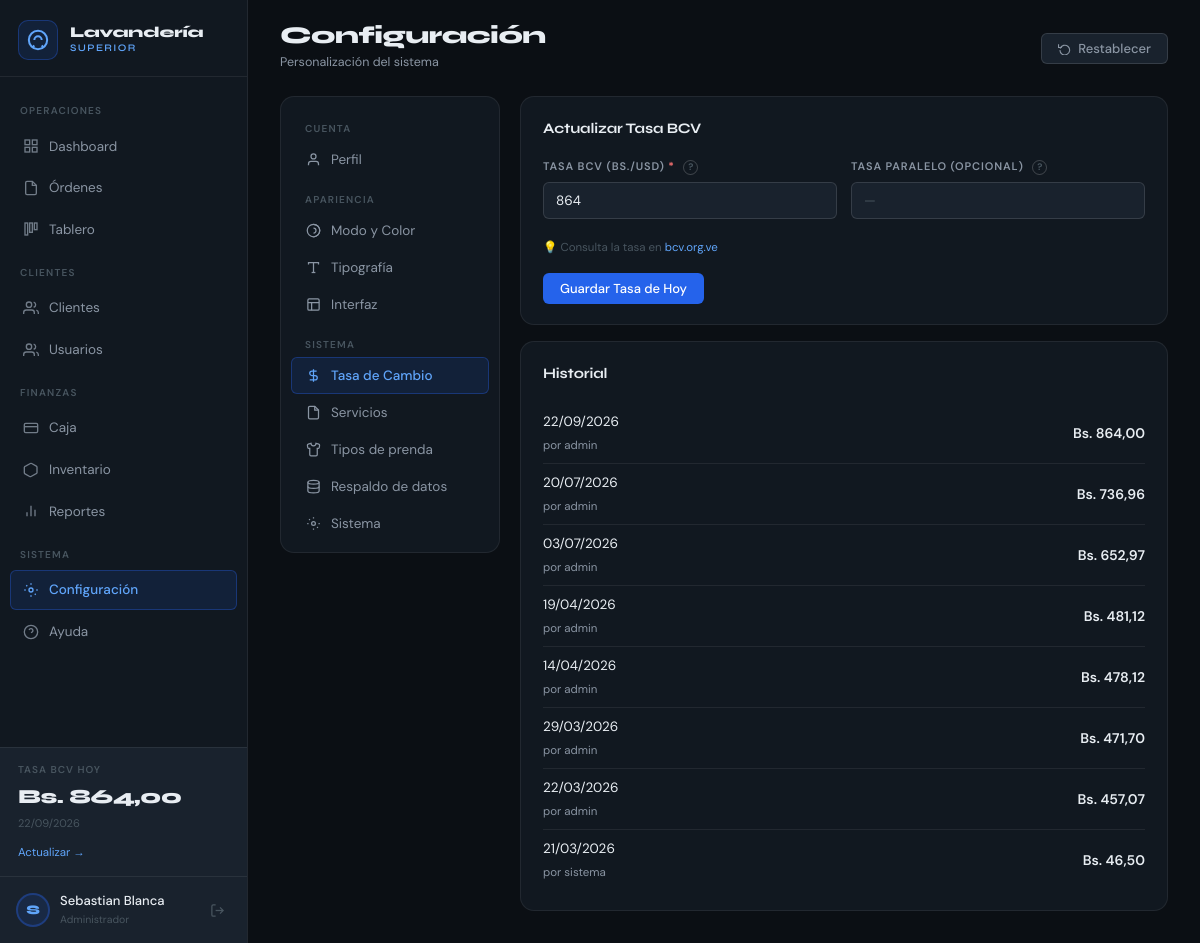
Screenshot of /configuracion.php?tab=tasa (signed in) with the database file from the repository.
### tables this page shows
CREATE TABLE `tasas_cambio` (
  `id` int(10) unsigned NOT NULL AUTO_INCREMENT,
  `fecha` date NOT NULL,
  `tasa_bcv` decimal(12,4) NOT NULL COMMENT 'Tasa Banco Central de Venezuela',
  `tasa_paralelo` decimal(12,4) DEFAULT NULL COMMENT 'Tasa referencial paralela (opcional)',
  `registrado_por` varchar(80) DEFAULT NULL,
  `created_at` timestamp NOT NULL DEFAULT current_timestamp(),
  PRIMARY KEY (`id`),
  UNIQUE KEY `fecha` (`fecha`),
  KEY `idx_fecha` (`fecha`)
);

### config/init.php (called while the page is built, shortened)
<?php
require_once ROOT . 'config/database.php';
require_once ROOT . 'config/tasa.php';
require_once ROOT . 'config/auth.php';
function partial(string $nombre): void {
    include ROOT . 'partials/' . $nombre . '.php';
}
function h(?string $texto): string {
    return htmlspecialchars($texto ?? '', ENT_QUOTES, 'UTF-8');
}
function entrada(array $origen, string $clave, string $defecto = ''): string {
    $v = $origen[$clave] ?? $defecto;
    return is_scalar($v) ? (string) $v : '';
}

### config/auth.php (called while the page is built, shortened)
<?php
function rolActual(): ?string {
    return $_SESSION['usuario_rol'] ?? null;
}
function puedeAcceder(string $pagina): bool {
    $rol = strtolower(trim(rolActual() ?? ''));
    if ($rol === 'admin') return true;
    $paginaClean = strtolower(trim(basename($pagina, '.php')));
    $permisos = PERMISOS[$rol] ?? [];
    return in_array($paginaClean, $permisos, true);
}

### config/database.php (called while the page is built, shortened)
<?php
function getDB(): PDO {
    static $pdo = null;
    if ($pdo === null) {
        $dsn = "mysql:host=" . DB_HOST . ";dbname=" . DB_NAME . ";charset=" . DB_CHARSET;
        $options = [
            PDO::ATTR_ERRMODE            => PDO::ERRMODE_EXCEPTION,
            PDO::ATTR_DEFAULT_FETCH_MODE => PDO::FETCH_ASSOC,
            PDO::ATTR_EMULATE_PREPARES   => false,
        ];
        try {
            $pdo = new PDO($dsn, DB_USER, DB_PASS, $options);
        } catch (PDOException $e) {
            error_log('Conexión a la BD fallida: ' . $e->getMessage());
            http_response_code(503);
            $msg = 'No se pudo conectar con la base de datos. Verifique que MySQL esté encendido en XAMPP.';
            if (($_SERVER['HTTP_X_REQUESTED_WITH'] ?? '') === 'fetch') {
                header('Content-Type: application/json; charset=utf-8');
                exit(json_encode(['success' => false, 'ok' => false, 'error' => $msg]));
            }
            exit('<p style="font-family:sans-serif;padding:24px;color:#b91c1c;">' . $msg . '</p>');
        }
    }
    return $pdo;
}

### config/tasa.php (called while the page is built, shortened)
<?php
function obtenerTasaHoy(): array {
    $stmt = getDB()->prepare("SELECT * FROM tasas_cambio WHERE fecha = CURDATE() LIMIT 1");
    $stmt->execute();
    $tasa = $stmt->fetch();
    if (!$tasa) {
        $tasa = getDB()->query("SELECT * FROM tasas_cambio ORDER BY fecha DESC LIMIT 1")->fetch();
    }
    return $tasa ?: ['tasa_bcv' => 1, 'tasa_paralelo' => null, 'fecha' => date('Y-m-d')];
}

### configuracion.php (the view, shortened to what this page needs)
<?php
require_once 'config/init.php';
$tasa       = obtenerTasaHoy();
$histTasas  = getDB()->query("SELECT * FROM tasas_cambio ORDER BY fecha DESC LIMIT 10")->fetchAll();
$tab        = preg_replace('/[^a-z]/', '', entrada($_GET, 'tab', 'perfil'));
?>
<!DOCTYPE html>
<html lang="es">
<head>
  <link rel="stylesheet" href="assets/css/main.css">
</head>
<body>
<div class="layout">
  <?php partial('sidebar'); ?>
  <main class="main-content">
    <div class="topbar">
      <div>
        <h1 class="page-title">Configuración</h1>
        <p class="page-sub">Personalización del sistema</p>
      </div>
      <div class="topbar-actions">
        <button class="btn btn-secondary" onclick="ThemeEngine.reset(); refrescarUI();" data-tip="Vuelve la apariencia (colores, fuentes, tamaños) a los valores de fábrica. No afecta los datos." data-tip-pos="bottom">
          <svg width="13" height="13" viewBox="0 0 24 24" fill="none" stroke="currentColor" stroke-width="2"><polyline points="1 4 1 10 7 10"/><path d="M3.51 15a9 9 0 1 0 .49-3"/></svg>
          Restablecer
        </button>
      </div>
    </div>
    <div class="content-area">
      <div class="config-layout">
        <nav>
          <div class="card" style="padding:10px;">
            <p class="config-nav-sep">Cuenta</p>
            <button class="config-nav-item <?= $tab==='perfil'?'active':'' ?>" onclick="mostrarPanel('perfil',this)">
              <svg width="15" height="15" viewBox="0 0 24 24" fill="none" stroke="currentColor" stroke-width="2"><path d="M20 21v-2a4 4 0 0 0-4-4H8a4 4 0 0 0-4 4v2"/><circle cx="12" cy="7" r="4"/></svg>
              Perfil
            </button>
            <p class="config-nav-sep">Apariencia</p>
            <button class="config-nav-item <?= $tab==='apariencia'?'active':'' ?>" onclick="mostrarPanel('apariencia',this)">
              <svg width="15" height="15" viewBox="0 0 24 24" fill="none" stroke="currentColor" stroke-width="2"><circle cx="12" cy="12" r="10"/><path d="M12 2a10 10 0 0 1 0 20"/><path d="M12 8a4 4 0 0 1 0 8"/></svg>
              Modo y Color
            </button>
            <button class="config-nav-item <?= $tab==='fuentes'?'active':'' ?>" onclick="mostrarPanel('fuentes',this)">
              <svg width="15" height="15" viewBox="0 0 24 24" fill="none" stroke="currentColor" stroke-width="2"><polyline points="4 7 4 4 20 4 20 7"/><line x1="9" y1="20" x2="15" y2="20"/><line x1="12" y1="4" x2="12" y2="20"/></svg>
              Tipografía
            </button>
            <button class="config-nav-item <?= $tab==='interfaz'?'active':'' ?>" onclick="mostrarPanel('interfaz',this)">
              <svg width="15" height="15" viewBox="0 0 24 24" fill="none" stroke="currentColor" stroke-width="2"><rect x="3" y="3" width="18" height="18" rx="2"/><path d="M3 9h18M9 21V9"/></svg>
              Interfaz
            </button>
            <p class="config-nav-sep">Sistema</p>
            <button class="config-nav-item <?= $tab==='tasa'?'active':'' ?>" onclick="mostrarPanel('tasa',this)">
              <svg width="15" height="15" viewBox="0 0 24 24" fill="none" stroke="currentColor" stroke-width="2"><path d="M12 2v20M17 5H9.5a3.5 3.5 0 0 0 0 7h5a3.5 3.5 0 0 1 0 7H6"/></svg>
              Tasa de Cambio
            </button>
            <button class="config-nav-item <?= $tab==='servicios'?'active':'' ?>" onclick="mostrarPanel('servicios',this)">
              <svg width="15" height="15" viewBox="0 0 24 24" fill="none" stroke="currentColor" stroke-width="2"><path d="M14 2H6a2 2 0 0 0-2 2v16a2 2 0 0 0 2 2h12a2 2 0 0 0 2-2V8z"/><polyline points="14 2 14 8 20 8"/></svg>
              Servicios
            </button>
            <button class="config-nav-item <?= $tab==='prendas'?'active':'' ?>" onclick="mostrarPanel('prendas',this)">
              <svg width="15" height="15" viewBox="0 0 24 24" fill="none" stroke="currentColor" stroke-width="2"><path d="M20.38 3.46 16 2a4 4 0 0 1-8 0L3.62 3.46a2 2 0 0 0-1.34 2.23l.58 3.47a1 1 0 0 0 .99.84H6v10c0 1.1.9 2 2 2h8a2 2 0 0 0 2-2V10h2.15a1 1 0 0 0 .99-.84l.58-3.47a2 2 0 0 0-1.34-2.23z"/></svg>
              Tipos de prenda
            </button>
            <button class="config-nav-item <?= $tab==='respaldo'?'active':'' ?>" onclick="mostrarPanel('respaldo',this)">
              <svg width="15" height="15" viewBox="0 0 24 24" fill="none" stroke="currentColor" stroke-width="2"><ellipse cx="12" cy="5" rx="9" ry="3"/><path d="M21 12c0 1.66-4 3-9 3s-9-1.34-9-3"/><path d="M3 5v14c0 1.66 4 3 9 3s9-1.34 9-3V5"/></svg>
              Respaldo de datos
            </button>
            <button class="config-nav-item <?= $tab==='sistema'?'active':'' ?>" onclick="mostrarPanel('sistema',this)">
              <svg width="15" height="15" viewBox="0 0 24 24" fill="none" stroke="currentColor" stroke-width="2"><circle cx="12" cy="12" r="3"/><path d="M12 2v2M12 20v2M2 12h2M20 12h2M4.93 4.93l1.41 1.41M17.66 17.66l1.41 1.41"/></svg>
              Sistema
            </button>
          </div>
        </nav>
        <div>
          <div id="panel-tasa" class="config-panel <?= $tab==='tasa'?'active':'' ?>">
            <div class="grid-main-aside">
              <div class="card">
                <div class="card-header"><h2 class="card-title">Actualizar Tasa BCV</h2></div>
                <div class="form-row form-row-2" style="margin-bottom:20px;">
                  <div class="form-group">
                    <label class="form-label" for="t-bcv">Tasa BCV (Bs./USD) <span class="req">*</span> <span class="help-dot" tabindex="0" data-tip="Tasa oficial publicada por el Banco Central de Venezuela. Se usa para convertir los montos a bolívares.">?</span></label>
                    <input id="t-bcv" class="form-control" data-mask="decimal" inputmode="decimal" maxlength="14" value="<?= (float)$tasa['tasa_bcv'] ?>" placeholder="46.50">
                  </div>
                  <div class="form-group">
                    <label class="form-label" for="t-par">Tasa Paralelo (opcional) <span class="help-dot" tabindex="0" data-tip="Solo informativa; no se usa en los cálculos.">?</span></label>
                    <input id="t-par" class="form-control" data-mask="decimal" inputmode="decimal" maxlength="14" value="<?= isset($tasa['tasa_paralelo']) ? (float)$tasa['tasa_paralelo'] : '' ?>" placeholder="—">
                  </div>
                </div>
                <p class="form-hint" style="margin-bottom:16px;">
                  💡 Consulta la tasa en <a href="https://www.bcv.org.ve" target="_blank" style="color:var(--accent-light)">bcv.org.ve</a>
                </p>
                <button class="btn btn-primary" onclick="actualizarTasa()">Guardar Tasa de Hoy</button>
              </div>
              <div class="card">
                <div class="card-header"><h2 class="card-title">Historial</h2></div>
                <?php foreach($histTasas as $h): ?>
                <div class="movimiento-row" style="padding:8px 0;">
                  <div class="mov-desc">
                    <p><?= date('d/m/Y', strtotime($h['fecha'])) ?></p>
                    <span>por <?= h($h['registrado_por']??'—') ?></span>
                  </div>
                  <div style="text-align:right;">
                    <p style="font-weight:600;color:var(--text)">Bs. <?= number_format($h['tasa_bcv'],2,',','.') ?></p>
                  </div>
                </div>
                <?php endforeach; ?>
              </div>
            </div>
          </div>
        </div>
      </div>
    </div>
  </main>
</div>
</body>
</html>

### partials/sidebar.php (shortened to what this page needs)
<?php
$paginaActual = basename($_SERVER['PHP_SELF'], '.php');
$tasa         = obtenerTasaHoy();
$usuNombre = $_SESSION['usuario_nombre'] ?? 'Administrador';
$usuCargo  = $_SESSION['usuario_cargo']  ?? 'Administrador del Sistema';
$inicial   = mb_strtoupper(mb_substr($usuNombre, 0, 1));
$nav = [
  'Operaciones' => [
    ['index.php',        'index',         'Dashboard',    '<rect x="3" y="3" width="7" height="7"/><rect x="14" y="3" width="7" height="7"/><rect x="3" y="14" width="7" height="7"/><rect x="14" y="14" width="7" height="7"/>'],
    ['ordenes.php',      'ordenes',       'Órdenes',      '<path d="M14 2H6a2 2 0 0 0-2 2v16a2 2 0 0 0 2 2h12a2 2 0 0 0 2-2V8z"/><polyline points="14 2 14 8 20 8"/>'],
    ['kanban.php',       'kanban',        'Tablero',      '<rect x="3" y="3" width="4" height="18"/><rect x="10" y="3" width="4" height="14"/><rect x="17" y="3" width="4" height="10"/>'],
  ],
  'Clientes' => [
    ['clientes.php',     'clientes',      'Clientes',     '<path d="M17 21v-2a4 4 0 0 0-4-4H5a4 4 0 0 0-4 4v2"/><circle cx="9" cy="7" r="4"/><path d="M23 21v-2a4 4 0 0 0-3-3.87"/><path d="M16 3.13a4 4 0 0 1 0 7.75"/>'],
    ['usuarios.php',     'usuarios',      'Usuarios',     '<path d="M17 21v-2a4 4 0 0 0-4-4H5a4 4 0 0 0-4 4v2"/><circle cx="9" cy="7" r="4"/><path d="M23 21v-2a4 4 0 0 0-3-3.87"/><path d="M16 3.13a4 4 0 0 1 0 7.75"/>'],
  ],
  'Finanzas' => [
    ['caja.php',         'caja',          'Caja',         '<rect x="2" y="5" width="20" height="14" rx="2"/><line x1="2" y1="10" x2="22" y2="10"/>'],
    ['inventario.php',   'inventario',    'Inventario',   '<path d="M21 16V8a2 2 0 0 0-1-1.73l-7-4a2 2 0 0 0-2 0l-7 4A2 2 0 0 0 2 8v8a2 2 0 0 0 1 1.73l7 4a2 2 0 0 0 2 0l7-4A2 2 0 0 0 21 16z"/>'],
    ['reportes.php',     'reportes',      'Reportes',     '<line x1="18" y1="20" x2="18" y2="10"/><line x1="12" y1="20" x2="12" y2="4"/><line x1="6" y1="20" x2="6" y2="14"/>'],
  ],
  'Sistema' => [
    ['configuracion.php','configuracion', 'Configuración','<circle cx="12" cy="12" r="3"/><path d="M12 2v2M12 20v2M2 12h2M20 12h2M4.93 4.93l1.41 1.41M17.66 17.66l1.41 1.41"/>'],
    ['ayuda.php',        'ayuda',         'Ayuda',        '<circle cx="12" cy="12" r="10"/><path d="M9.09 9a3 3 0 0 1 5.83 1c0 2-3 3-3 3"/><line x1="12" y1="17" x2="12.01" y2="17"/>'],
  ],
];
?>
<aside class="sidebar" data-uid="<?= (int) ($_SESSION['usuario_id'] ?? 0) ?>">
  <div class="sidebar__brand">
    <div class="brand-icon">
      <svg width="22" height="22" viewBox="0 0 24 24" fill="none" stroke="currentColor" stroke-width="2.2">
        <circle cx="12" cy="12" r="10"/>
        <path d="M8 12a4 4 0 0 1 8 0"/>
        <path d="M6 20l2-2M18 20l-2-2"/>
      </svg>
    </div>
    <div>
      <p class="brand-name">Lavandería</p>
      <p class="brand-sub">Superior</p>
    </div>
  </div>
  <nav class="sidebar__nav">
    <?php foreach ($nav as $seccion => $items):
      $itemsVisibles = array_filter($items, function($item) {
          return puedeAcceder($item[1]);
      });
      ?>
      <span class="nav-section-label"><?= htmlspecialchars($seccion) ?></span>
      <?php foreach ($itemsVisibles as $item):
        [$href, $page, $label, $icon] = $item;
        ?>
        <a href="<?= $href ?>" class="nav-item <?= $paginaActual === $page ? 'active' : '' ?>" data-tip="<?= h($label) ?>" data-tip-pos="right">
          <svg width="16" height="16" viewBox="0 0 24 24" fill="none" stroke="currentColor" stroke-width="2">
            <?= $icon ?>
          </svg>
          <span><?= $label ?></span>
        </a>
      <?php endforeach; ?>
    <?php endforeach; ?>
  </nav>
  <div class="sidebar__tasa">
    <p class="tasa-label">Tasa BCV hoy</p>
    <p class="tasa-valor">Bs. <?= number_format($tasa['tasa_bcv'], 2, ',', '.') ?></p>
    <p class="tasa-fecha"><?= date('d/m/Y', strtotime($tasa['fecha'])) ?></p>
    <?php if (puedeAcceder('configuracion') && rolActual() === 'admin'): ?>
    <a href="configuracion.php?tab=tasa" class="tasa-edit" data-tip="Registrar la tasa oficial del BCV de hoy">Actualizar →</a>
    <?php endif; ?>
  </div>
  <div class="sidebar__perfil">
    <div id="sidebar-avatar-ph" class="perfil-avatar-ph"><?= $inicial ?></div>
    <div class="perfil-info">
      <p class="perfil-nombre" id="sidebar-perfil-nombre"><?= h($usuNombre) ?></p>
      <p class="perfil-cargo"  id="sidebar-perfil-cargo"><?= h($usuCargo) ?></p>
    </div>
    <a href="logout.php" data-tip="Cerrar sesión" data-tip-pos="top" class="logout-btn">
      <svg width="15" height="15" viewBox="0 0 24 24" fill="none" stroke="currentColor" stroke-width="2">
        <path d="M9 21H5a2 2 0 0 1-2-2V5a2 2 0 0 1 2-2h4"/>
        <polyline points="16 17 21 12 16 7"/>
        <line x1="21" y1="12" x2="9" y2="12"/>
      </svg>
    </a>
  </div>
</aside>

### configuracion.php (style rules this page uses)
.config-layout { display:grid; grid-template-columns:220px 1fr; gap:20px; }
.config-nav-item { display:flex; align-items:center; gap:10px; padding:9px 14px; border-radius:var(--radius-sm); font-size:13.5px; color:var(--text-sub); cursor:pointer; transition:all var(--t); border:1px solid transparent; background:none; font-family:var(--font-body); text-align:left; width:100%; }
.config-nav-item.active { background:var(--accent-bg); color:var(--accent-light); border-color:var(--accent-border); font-weight:500; }
.config-nav-sep { font-size:10px; font-weight:600; letter-spacing:.12em; text-transform:uppercase; color:var(--text-hint); padding:14px 14px 4px; }
.config-panel { display:none; }
.config-panel.active { display:block; }
.page-title { font-size:var(--font-size-title, 24px); }

### rows the page displays
tasas_cambio: tasa_bcv "864,00", fecha "22/09/2026", tasa_bcv "864", registrado_por "admin"
tasas_cambio: fecha "20/07/2026", registrado_por "admin", tasa_bcv "736,96"
tasas_cambio: fecha "03/07/2026", registrado_por "admin", tasa_bcv "652,97"
tasas_cambio: fecha "19/04/2026", registrado_por "admin", tasa_bcv "481,12"
tasas_cambio: fecha "14/04/2026", registrado_por "admin", tasa_bcv "478,12"
tasas_cambio: fecha "29/03/2026", registrado_por "admin", tasa_bcv "471,70"
tasas_cambio: fecha "22/03/2026", registrado_por "admin", tasa_bcv "457,07"
tasas_cambio: fecha "21/03/2026", registrado_por "sistema", tasa_bcv "46,50"

### other values shown
$seccion "OPERACIONES"
$label "Dashboard"
$label "Órdenes"
$label "Tablero"
$seccion "CLIENTES"
$label "Clientes"
$label "Usuarios"
$seccion "FINANZAS"
$label "Caja"
$label "Inventario"
$label "Reportes"
$seccion "SISTEMA"
$label "Configuración"
$label "Ayuda"
$inicial "S"
